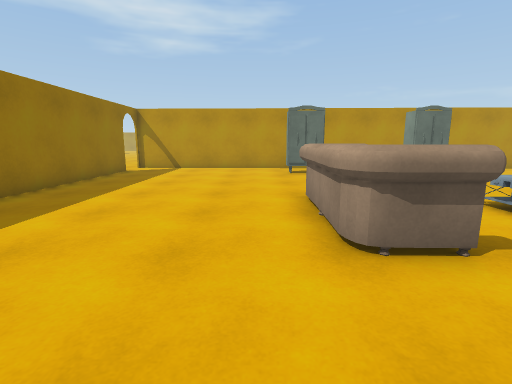
View 1 (above)

14 first-person views from a walk through a 3-D level made in the Unity game engine. The camera is 1.3 m above the floor, tilts 10° down and sees 85° across. The floor is counted in squares, 1 m on a side. Each view is taken from the middle of a square. On the plan, view 1 faces up. The plan holds only what a view shows up to about 13 squares ahead; the rest is blank. The place goes on beyond the plan. The player is left out. Surface patterns are stand-ins for the level's own textures.

View 2
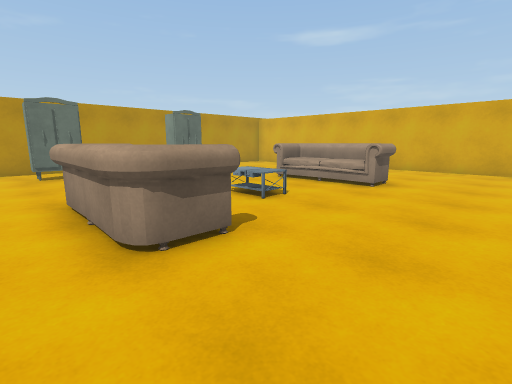

View 3
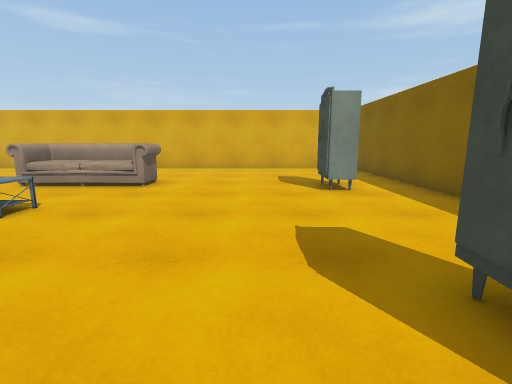

View 4
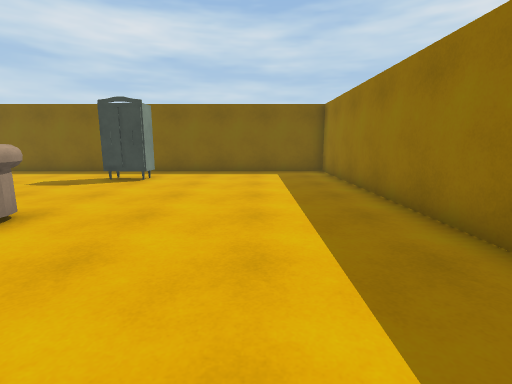

View 5
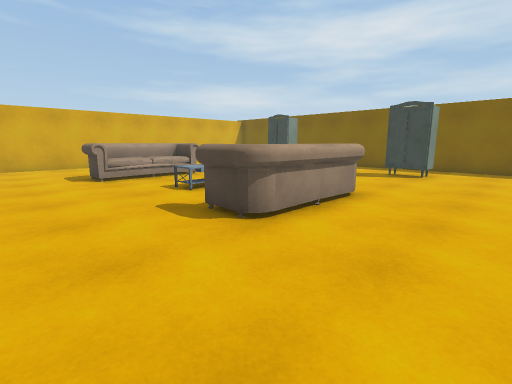

View 6
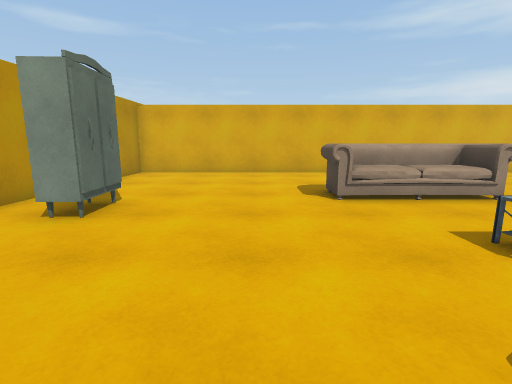

View 7
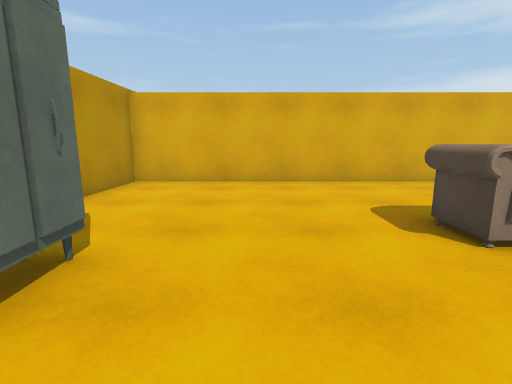

View 8
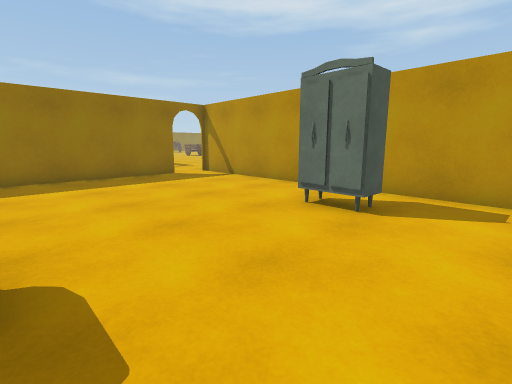

View 9
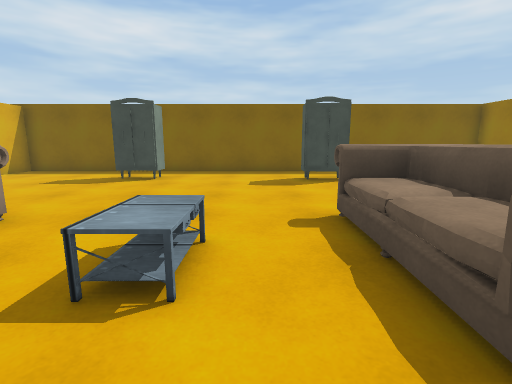

View 10
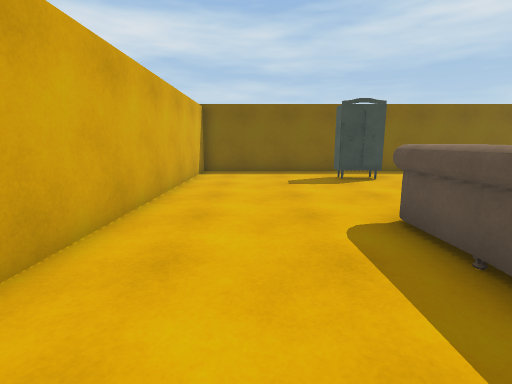

View 11
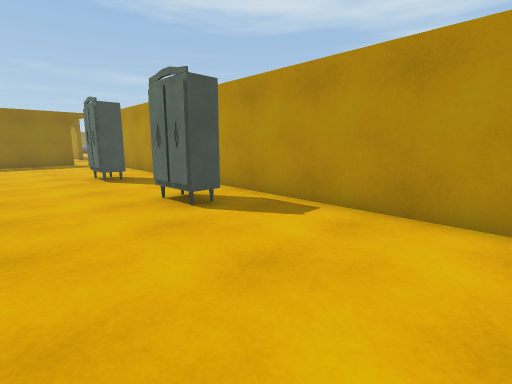

View 12
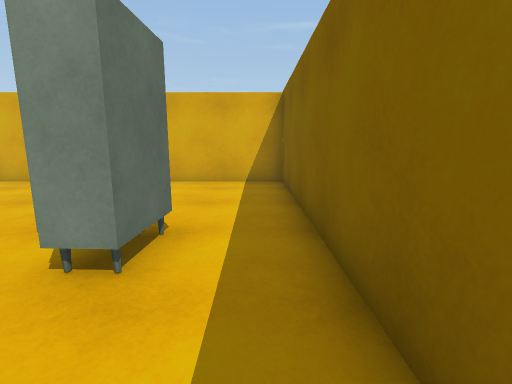

View 13
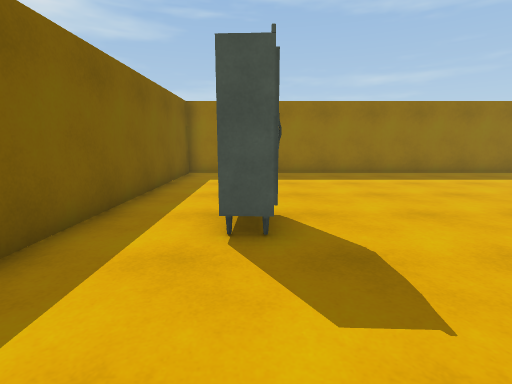

View 14
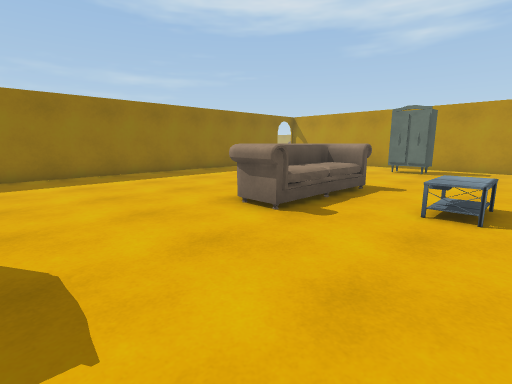

### Floor plan
Key: @ floor where view 1 was taken; # wall or solid block; . floor; O other object.
Columns run from 6 left of view 1 to 15 right of it. Each row starts with its distance up from view 1.
 15 ###########
 14 .......... ###########
 13 #....... #...##......#
 12 #.......O#...O#......#
 11 #....................#
 10 #....................#
  9 #....................#
  8 #....................#
  7 #......OOO....OOO....#
  6 #......OOO.O..OOO....#
  5 #......OO..O... O....#
  4 #......OO.....OOO....#
  3 #......OO......O.....#
  2 #....................#
  1 #....................#
  0 #.....@..............#
 -1 #....................#
 -2 #......#O.....O#.....#
 -3 #.............##.....#
 -4 #....................#
 -5 ######################

Where each view was taken, in squares from view 1:
view 1: 0 up, 0 right, facing up
view 2: 0 up, 0 right, facing up-right
view 3: 0 up, 0 right, facing right
view 4: 8 up, 3 left, facing down
view 5: 10 up, 2 left, facing down-right
view 6: 9 up, 2 right, facing right
view 7: 10 up, 5 right, facing right
view 8: 7 up, 5 right, facing up-left
view 9: 8 up, 4 right, facing down
view 10: 8 up, 12 right, facing down
view 11: 9 up, 13 right, facing up-left
view 12: 4 down, 5 right, facing right
view 13: 2 down, 6 right, facing left
view 14: 1 down, 6 right, facing up-left
